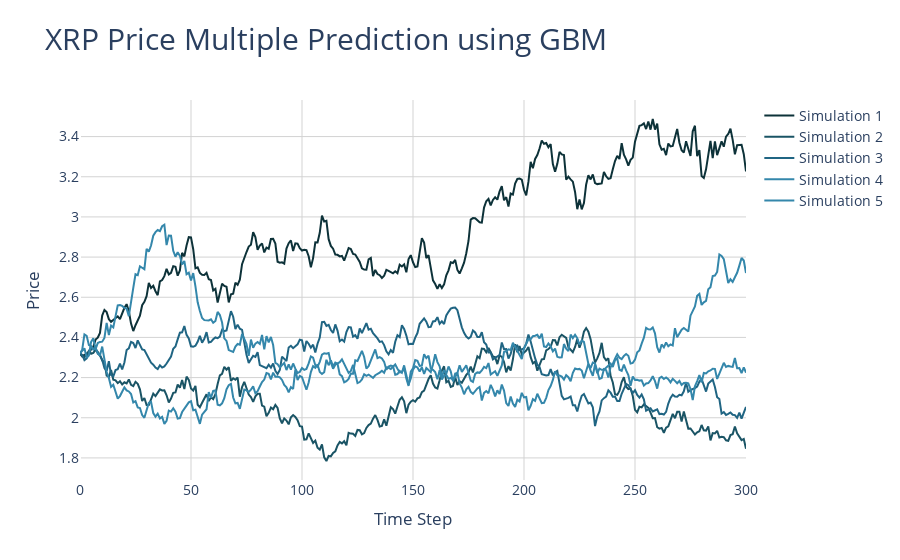

The code cell stored with this chart in its notebook:
### Code cell
# Create the plot
fig = go.Figure()

# Define a list of colors
colors = ['#0D3239', '#1A5465', '#206583', '#3487AB', '#3487AB']

# Add each simulated prices line with different colors
for i, prices in enumerate(simulations):
    fig.add_trace(go.Scatter(
        x=list(range(len(prices))),
        y=prices,
        mode='lines',
        name=f'Simulation {i+1}',
        line=dict(color=colors[i % len(colors)], width=2)
    ))

# Update layout for aesthetics
fig.update_layout(
    title={
        'text': 'XRP Price Multiple Prediction using GBM',
        'font': {
            'size': 30
        }
    },
    xaxis_title='Time Step',
    yaxis_title='Price',
    font=dict(size=14),
    plot_bgcolor='white',
    xaxis=dict(showgrid=True, gridcolor='lightgrey'),
    yaxis=dict(showgrid=True, gridcolor='lightgrey')
)

### Figure 1 — Plotly figure (JSON) as saved in the notebook; plotly's stock layout.template omitted (floating-point values rounded to 4 significant figures; data arrays with more than 128 entries replaced by an {"elided": "..."} marker saying what was removed)
{"data": [{"line": {"color": "#0D3239", "width": 2}, "mode": "lines", "name": "Simulation 1", "type": "scatter", "x": {"elided": "301 int values"}, "y": {"elided": "301 float values"}}, {"line": {"color": "#1A5465", "width": 2}, "mode": "lines", "name": "Simulation 2", "type": "scatter", "x": {"elided": "301 int values"}, "y": {"elided": "301 float values"}}, {"line": {"color": "#206583", "width": 2}, "mode": "lines", "name": "Simulation 3", "type": "scatter", "x": {"elided": "301 int values"}, "y": {"elided": "301 float values"}}, {"line": {"color": "#3487AB", "width": 2}, "mode": "lines", "name": "Simulation 4", "type": "scatter", "x": {"elided": "301 int values"}, "y": {"elided": "301 float values"}}, {"line": {"color": "#3487AB", "width": 2}, "mode": "lines", "name": "Simulation 5", "type": "scatter", "x": {"elided": "301 int values"}, "y": {"elided": "301 float values"}}], "layout": {"font": {"size": 14}, "plot_bgcolor": "white", "title": {"font": {"size": 30}, "text": "XRP Price Multiple Prediction using GBM"}, "xaxis": {"gridcolor": "lightgrey", "showgrid": true, "title": {"text": "Time Step"}}, "yaxis": {"gridcolor": "lightgrey", "showgrid": true, "title": {"text": "Price"}}}}
